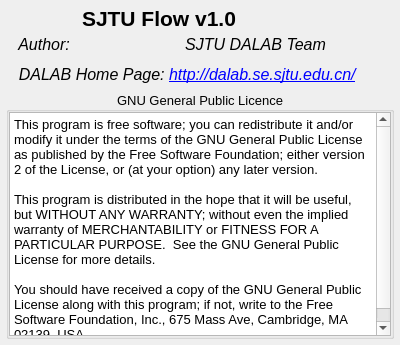
<?xml version="1.0" encoding="UTF-8"?>
<ui version="4.0">
 <class>AboutDialog</class>
 <widget class="QDialog" name="AboutDialog">
  <property name="geometry">
   <rect>
    <x>0</x>
    <y>0</y>
    <width>400</width>
    <height>345</height>
   </rect>
  </property>
  <property name="sizePolicy">
   <sizepolicy hsizetype="Fixed" vsizetype="Fixed">
    <horstretch>0</horstretch>
    <verstretch>0</verstretch>
   </sizepolicy>
  </property>
  <property name="windowTitle">
   <string>About SJTU Flow</string>
  </property>
  <property name="windowIcon">
   <iconset resource="sjtuflow.qrc">
    <normaloff>:/SJTUFlow/Resources/SJTU-Icon.png</normaloff>:/SJTUFlow/Resources/SJTU-Icon.png</iconset>
  </property>
  <layout class="QVBoxLayout" name="verticalLayout">
   <property name="spacing">
    <number>0</number>
   </property>
   <property name="leftMargin">
    <number>6</number>
   </property>
   <property name="topMargin">
    <number>6</number>
   </property>
   <property name="rightMargin">
    <number>6</number>
   </property>
   <property name="bottomMargin">
    <number>6</number>
   </property>
   <item>
    <layout class="QHBoxLayout" name="horizontalLayout">
     <property name="spacing">
      <number>6</number>
     </property>
     <property name="leftMargin">
      <number>6</number>
     </property>
     <property name="rightMargin">
      <number>6</number>
     </property>
     <item>
      <widget class="QLabel" name="labelIcon">
       <property name="maximumSize">
        <size>
         <width>64</width>
         <height>64</height>
        </size>
       </property>
       <property name="text">
        <string/>
       </property>
       <property name="pixmap">
        <pixmap resource="sjtuflow.qrc">:/SJTUFlow/Resources/SJTU-Icon.png</pixmap>
       </property>
       <property name="scaledContents">
        <bool>true</bool>
       </property>
      </widget>
     </item>
     <item>
      <widget class="QLabel" name="labelName">
       <property name="font">
        <font>
         <family>Arial</family>
         <pointsize>16</pointsize>
         <weight>75</weight>
         <italic>false</italic>
         <bold>true</bold>
        </font>
       </property>
       <property name="text">
        <string>SJTU Flow v1.0</string>
       </property>
      </widget>
     </item>
    </layout>
   </item>
   <item>
    <widget class="QTextBrowser" name="textBrowserAuthor">
     <property name="maximumSize">
      <size>
       <width>16777215</width>
       <height>30</height>
      </size>
     </property>
     <property name="font">
      <font>
       <family>Arial</family>
       <weight>75</weight>
       <bold>true</bold>
      </font>
     </property>
     <property name="styleSheet">
      <string notr="true">background-color:transparent;</string>
     </property>
     <property name="frameShape">
      <enum>QFrame::NoFrame</enum>
     </property>
     <property name="frameShadow">
      <enum>QFrame::Plain</enum>
     </property>
     <property name="html">
      <string>&lt;!DOCTYPE HTML PUBLIC &quot;-//W3C//DTD HTML 4.0//EN&quot; &quot;http://www.w3.org/TR/REC-html40/strict.dtd&quot;&gt;
&lt;html&gt;&lt;head&gt;&lt;meta name=&quot;qrichtext&quot; content=&quot;1&quot; /&gt;&lt;style type=&quot;text/css&quot;&gt;
p, li { white-space: pre-wrap; }
&lt;/style&gt;&lt;/head&gt;&lt;body style=&quot; font-family:'Arial'; font-size:9pt; font-weight:600; font-style:normal;&quot;&gt;
&lt;p style=&quot; margin-top:0px; margin-bottom:0px; margin-left:0px; margin-right:0px; -qt-block-indent:0; text-indent:0px;&quot;&gt;&lt;span style=&quot; font-size:12pt; font-weight:400; font-style:italic;&quot;&gt;  Author:                          SJTU DALAB Team&lt;/span&gt;&lt;/p&gt;&lt;/body&gt;&lt;/html&gt;</string>
     </property>
    </widget>
   </item>
   <item>
    <widget class="QTextBrowser" name="textBrowserDALAB">
     <property name="maximumSize">
      <size>
       <width>16777215</width>
       <height>30</height>
      </size>
     </property>
     <property name="contextMenuPolicy">
      <enum>Qt::NoContextMenu</enum>
     </property>
     <property name="styleSheet">
      <string notr="true">background-color:transparent;</string>
     </property>
     <property name="frameShape">
      <enum>QFrame::NoFrame</enum>
     </property>
     <property name="frameShadow">
      <enum>QFrame::Plain</enum>
     </property>
     <property name="html">
      <string>&lt;!DOCTYPE HTML PUBLIC &quot;-//W3C//DTD HTML 4.0//EN&quot; &quot;http://www.w3.org/TR/REC-html40/strict.dtd&quot;&gt;
&lt;html&gt;&lt;head&gt;&lt;meta name=&quot;qrichtext&quot; content=&quot;1&quot; /&gt;&lt;style type=&quot;text/css&quot;&gt;
p, li { white-space: pre-wrap; }
&lt;/style&gt;&lt;/head&gt;&lt;body style=&quot; font-family:'SimSun'; font-size:9pt; font-weight:400; font-style:normal;&quot;&gt;
&lt;p style=&quot; margin-top:0px; margin-bottom:0px; margin-left:0px; margin-right:0px; -qt-block-indent:0; text-indent:0px;&quot;&gt;&lt;span style=&quot; font-family:'Arial'; font-size:12pt; font-style:italic;&quot;&gt;  DALAB Home Page: &lt;/span&gt;&lt;a href=&quot;http://dalab.se.sjtu.edu.cn/&quot;&gt;&lt;span style=&quot; font-family:'Arial'; font-size:12pt; font-style:italic; text-decoration: underline; color:#0000ff;&quot;&gt;http://dalab.se.sjtu.edu.cn/&lt;/span&gt;&lt;/a&gt;&lt;/p&gt;&lt;/body&gt;&lt;/html&gt;</string>
     </property>
     <property name="openExternalLinks">
      <bool>true</bool>
     </property>
     <property name="openLinks">
      <bool>true</bool>
     </property>
    </widget>
   </item>
   <item>
    <widget class="QGroupBox" name="groupBox">
     <property name="font">
      <font>
       <family>Arial</family>
       <pointsize>10</pointsize>
       <weight>50</weight>
       <bold>false</bold>
      </font>
     </property>
     <property name="contextMenuPolicy">
      <enum>Qt::NoContextMenu</enum>
     </property>
     <property name="styleSheet">
      <string notr="true"/>
     </property>
     <property name="title">
      <string>GNU General Public Licence</string>
     </property>
     <property name="alignment">
      <set>Qt::AlignCenter</set>
     </property>
     <layout class="QVBoxLayout" name="verticalLayout_2">
      <property name="spacing">
       <number>0</number>
      </property>
      <property name="leftMargin">
       <number>0</number>
      </property>
      <property name="topMargin">
       <number>0</number>
      </property>
      <property name="rightMargin">
       <number>0</number>
      </property>
      <property name="bottomMargin">
       <number>0</number>
      </property>
      <item>
       <widget class="QPlainTextEdit" name="plainTextEdit">
        <property name="contextMenuPolicy">
         <enum>Qt::NoContextMenu</enum>
        </property>
        <property name="readOnly">
         <bool>true</bool>
        </property>
        <property name="plainText">
         <string>This program is free software; you can redistribute it and/or modify it under the terms of the GNU General Public License as published by the Free Software Foundation; either version 2 of the License, or (at your option) any later version.

This program is distributed in the hope that it will be useful, but WITHOUT ANY WARRANTY; without even the implied warranty of MERCHANTABILITY or FITNESS FOR A PARTICULAR PURPOSE.  See the GNU General Public License for more details. 

You should have received a copy of the GNU General Public License along with this program; if not, write to the Free Software Foundation, Inc., 675 Mass Ave, Cambridge, MA 02139, USA.</string>
        </property>
       </widget>
      </item>
     </layout>
    </widget>
   </item>
  </layout>
 </widget>
 <layoutdefault spacing="6" margin="11"/>
 <resources>
  <include location="sjtuflow.qrc"/>
 </resources>
 <connections/>
</ui>
